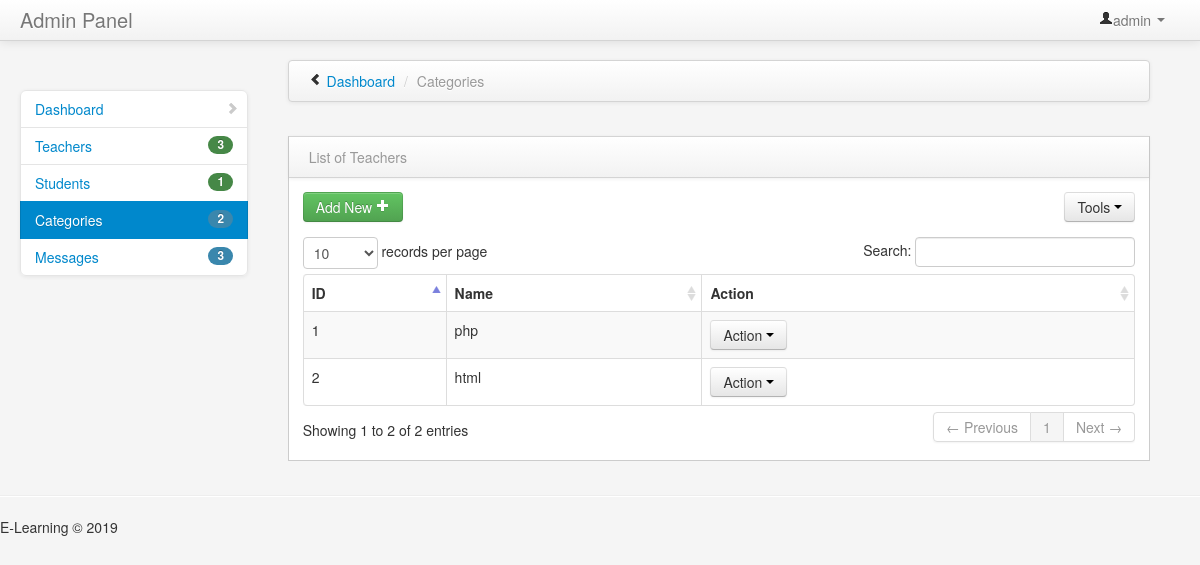
Page /admin/category/index.php (signed in) on the earlier database version.
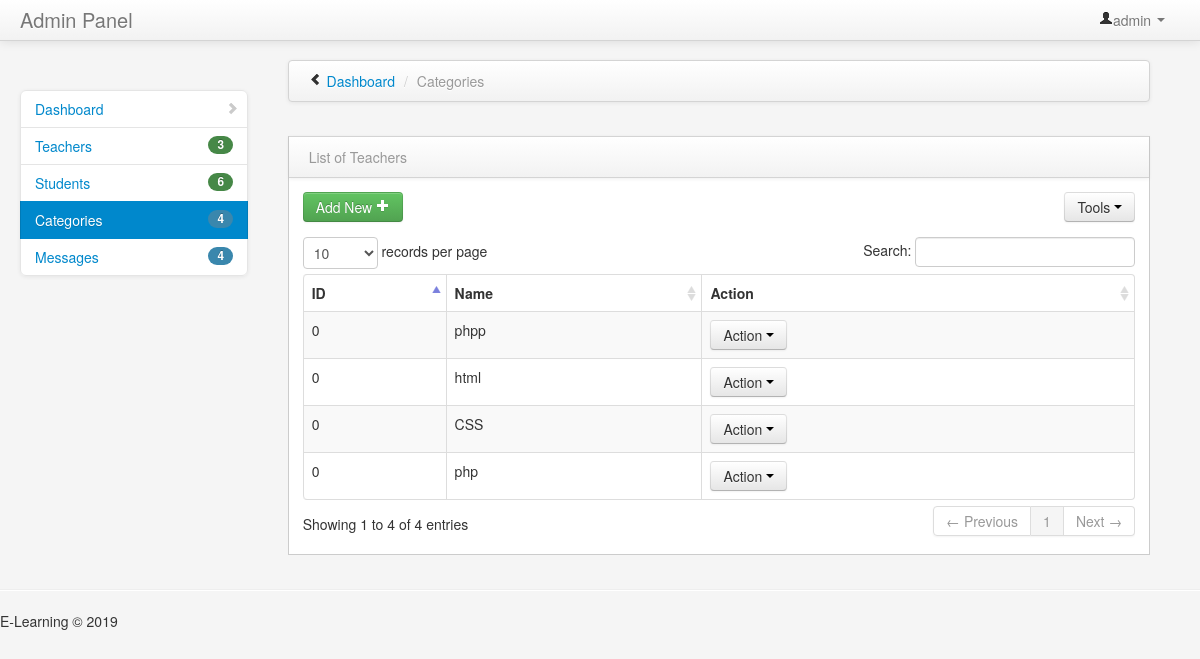
Same page on the later database version.
### tables this page shows
CREATE TABLE `tbl_category` (
  `cat_Id` int(11) NOT NULL,
  `name` varchar(255) DEFAULT NULL
);

### admin/category/index.php (the view, shortened to what the changed rows need)
<!DOCTYPE html>
<html class="no-js">
    <head>
        <link href="../../bootstrap/css/bootstrap.min.css" rel="stylesheet" media="screen">
        <link href="../../bootstrap/css/bootstrap-responsive.min.css" rel="stylesheet" media="screen">
        <link href="../../assets/styles.css" rel="stylesheet" media="screen">
        <link href="../../assets/DT_bootstrap.css" rel="stylesheet" media="screen">
    </head>
    <body>
        <div class="container-fluid">
            <div class="row-fluid">
                <div class="span3" id="sidebar">
                    <ul class="nav nav-list bs-docs-sidenav nav-collapse collapse">
                        <li>
                        <?php
                                    include '../../functions/connect.php';
                                    $result=mysqli_query($con,"SELECT count(*) as total from tbl_user");
                                    $data=mysqli_fetch_assoc($result);
                                    $percent = $data['total'];
                                    ?>
                            <a href="../students/index.php"><span class="badge badge-success pull-right"><?php echo $percent;?></span> Students</a>
                        </li>
                        <li   class="active">
                          <?php
                                    include '../../functions/connect.php';
                                    $result=mysqli_query($con,"SELECT count(*) as total from tbl_category");
                                    $data=mysqli_fetch_assoc($result);
                                    $percent = $data['total'];
                                    ?>
                            <a href="../category/index.php"><span class="badge badge-info pull-right"><?php echo $percent;?></span> Categories</a>
                        </li>
                        <li>
                        <?php
                                    include '../../functions/connect.php';
                                    $result=mysqli_query($con,"SELECT count(*) as total from tbl_contact");
                                    $data=mysqli_fetch_assoc($result);
                                    $percent = $data['total'];
                                    ?>
                            <a href="../message/index.php"><span class="badge badge-info pull-right"><?php echo $percent;?></span> Messages</a>
                        </li>
                    </ul>
                </div>
                <div class="span9" id="content">
                   <div class="row-fluid">
                        <div class="block">
                            <div class="block-content collapse in">
                                <div class="span12">
                                   <div class="table-toolbar">
                                      <div class="btn-group">
                                      </div>
                                      <div class="btn-group pull-right">
                                      </div>
                                   </div>
                                    <table cellpadding="0" cellspacing="0" border="0" class="table table-striped table-bordered" id="example2">
                                              <thead>
                                        <tr>
                                            <th>ID</th>
                                            <th>Name</th>
                                            <th>Action</th>
                                        </tr>
                                    </thead>
                                    <tbody>
                                        <?php
                                        include "../../functions/connect.php";
                                        $sql = "SELECT * FROM `tbl_category` ";
                                        $run = mysqli_query($con,$sql);
                                        while($row=mysqli_fetch_array($run)){
                                            echo '<tr class="odd gradeX" id="rec">';
                                            echo "<td>".$row['cat_Id']."</td>";
                                            echo "<td>".$row['name']."</td>";
                                             echo "<td>".
                                            '<div class="btn-group">
                                            <button type="button" class="btn btn-default btn-xs dropdown-toggle" data-toggle="dropdown" data-hover="dropdown" data-delay="500" data-close-others="false">
                                                Action
                                            <span class="caret"></span>
                                            </button>
                                            <ul class="dropdown-menu pull-right" role="menu">
                                            <li><a href="edit.php?cat_Id='.$row["cat_Id"].'"><span class="glyphicon glyphicon-edit"></span> Edit</a></li>
                                            <li><a href="#"  cat_Id="'.$row['cat_Id'].'" class="delbutton" title="Click To Delete"><span class="glyphicon glyphicon-trash"></span> Delete</a></li>
                                            </ul>
                                            </div>'
                                                    ."</td>";
                                            echo "</tr>";
                                        }
                                        ?>
                                    </tbody>
                                    </table>
                                </div>
                            </div>
                        </div>
                    </div>
                    </div>
                </div>
            </div>
    </body>
</html>

Differences in the rows shown:
removed tbl_category: cat_Id "1", name "php"
removed tbl_category: cat_Id "2", name "html"
added tbl_category: cat_Id "0", name "phpp"
added tbl_category: cat_Id "0", name "html"
added tbl_category: cat_Id "0", name "CSS"
added tbl_category: cat_Id "0", name "php"
Other differences:
$percent: "1" → "6"
$percent: "2" → "4"
$percent: "3" → "4"
text written by a page script: "records per page Search: Showing 1 to 2 of 2 entries ← Previous 1 Next →" → "records per page Search: Showing 1 to 4 of 4 entries ← Previous 1 Next →"
